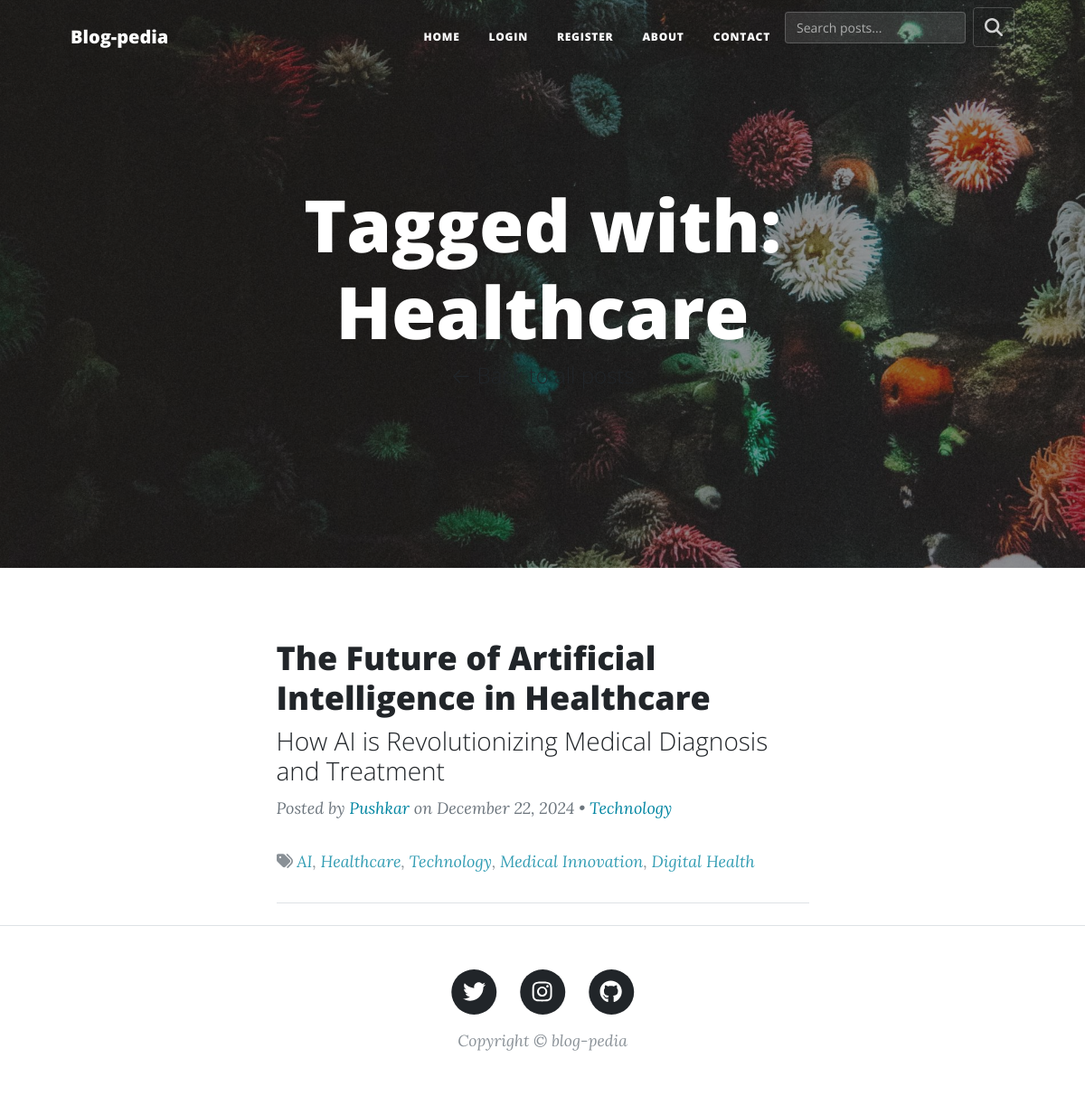
The app's page /tag/2 with its own data.
### models.py (models this page shows)
class BlogPost(db.Model):
    __tablename__ = "blog_posts"
    id = Column(Integer, primary_key=True)
    title = Column(String(250), unique=True, nullable=False)
    subtitle = Column(String(250), nullable=False)
    date = Column(String(250), nullable=False)
    body = Column(Text, nullable=False)
    img_url = Column(String(250), nullable=False)
    author_id = Column(Integer, ForeignKey("users.id"))
    author = relationship('User', back_populates='blog_posts')
    comments = relationship('Comment', back_populates='blog')
    category_id = db.Column(db.Integer, db.ForeignKey('categories.id'))
    category = db.relationship('Category', back_populates='posts')
    tags = db.relationship('PostTag', back_populates='post')

class User(UserMixin, db.Model):
    __tablename__ = 'users'
    id = Column(Integer, primary_key=True)
    name = Column(String(250), nullable=False)
    email = Column(Text, unique=True)
    password = Column(Text, nullable=False)
    bio = Column(Text)
    join_date = Column(String(250), nullable=False)
    blog_posts = relationship('BlogPost', back_populates='author')
    comments = relationship('Comment', back_populates='author')

class Category(db.Model):
    __tablename__ = 'categories'
    id = db.Column(db.Integer, primary_key=True)
    name = db.Column(db.String(100), unique=True, nullable=False)
    posts = db.relationship('BlogPost', back_populates='category')

class PostTag(db.Model):
    __tablename__ = 'post_tags'
    post_id = db.Column(db.Integer, db.ForeignKey('blog_posts.id'), primary_key=True)
    tag_id = db.Column(db.Integer, db.ForeignKey('tags.id'), primary_key=True)
    post = db.relationship('BlogPost', back_populates='tags')
    tag = db.relationship('Tag', back_populates='posts')

class Tag(db.Model):
    __tablename__ = 'tags'
    id = db.Column(db.Integer, primary_key=True)
    name = db.Column(db.String(100), unique=True, nullable=False)
    posts = db.relationship('PostTag', back_populates='tag')

### main.py (the view)
@app.route('/tag/<int:tag_id>')
def show_tag(tag_id):
    tag = Tag.query.get_or_404(tag_id)
    posts = [post_tag.post for post_tag in tag.posts]
    return render_template('index.html', all_posts=posts, title=f"Tagged with: {tag.name}")

### main.py (called while the page is built)
@app.context_processor
def inject_auth_status():
    admin = False
    if current_user.is_authenticated:
        admin = int(current_user.get_id()) == 1
    return {'logged_in': current_user.is_authenticated,
            'admin': admin}

### templates/index.html (shortened to what this page needs)
{% include "header.html" %} {% block content %}
<header class="masthead" style="background-image: url('../static/assets/img/home-bg.jpg')">
 <div class="container position-relative px-4 px-lg-5">
   <div class="row gx-4 gx-lg-5 justify-content-center">
     <div class="col-md-10 col-lg-8 col-xl-7">
       <div class="site-heading">
         {% if title %}
           <h1>{{ title }}</h1>
           <span class="subheading">
             <a href="{{ url_for('get_all_posts') }}" class="back-link">← Back to all posts</a>
           </span>
         {% else %}
           <h1>Blog-pedia</h1>
           <span class="subheading">A blog prototype built by pushkqr.</span>
         {% endif %}
       </div>
     </div>
   </div>
 </div>
</header>
<div class="container px-4 px-lg-5">
 <div class="row gx-4 gx-lg-5 justify-content-center">
   <div class="col-md-10 col-lg-8 col-xl-7">
     {% for post in all_posts %}
     <div class="post-preview">
       <a href="{{ url_for('show_post', post_id=post.id) }}">
         <h2 class="post-title">{{ post.title }}</h2>
         <h3 class="post-subtitle">{{ post.subtitle }}</h3>
       </a>
       <p class="post-meta">
         Posted by
         <a href="{{url_for('user_profile', user_id=post.author.id)}}">{{post.author.name}}</a>
         on {{post.date}}
         {% if post.category %}
          • <a href="{{ url_for('show_category', category_id=post.category.id) }}">{{ post.category.name }}</a>
         {% endif %}
       </p>
       {% if post.tags %}
       <p class="post-meta small">
         <i class="fas fa-tags"></i>
         {% for post_tag in post.tags %}
           <a href="{{ url_for('show_tag', tag_id=post_tag.tag.id) }}">{{ post_tag.tag.name }}</a>{% if not loop.last %}, {% endif %}
         {% endfor %}
       </p>
       {% endif %}
     </div>
     <hr class="my-4" />
     {% endfor %}
   </div>
 </div>
</div>
{% include "footer.html" %} {% endblock %}

### templates/index.html (style rules this page uses)
.post-meta a { color: #0085A1; text-decoration: none; transition: color 0.2s; }
.small { font-size: 0.875em; opacity: 0.8; }

### records on screen
BlogPost: title "The Future of Artificial Intelligence in Healthcare", subtitle "How AI is Revolutionizing Medical Diagnosis and Treatment", author.name "Pushkar", date "December 22, 2024", category.name "Technology"
PostTag: tag.name "AI"
PostTag: tag.name "Healthcare"
PostTag: tag.name "Technology"
PostTag: tag.name "Medical Innovation"
PostTag: tag.name "Digital Health"

### other values on screen
{{ title }} "Tagged with: Healthcare"
